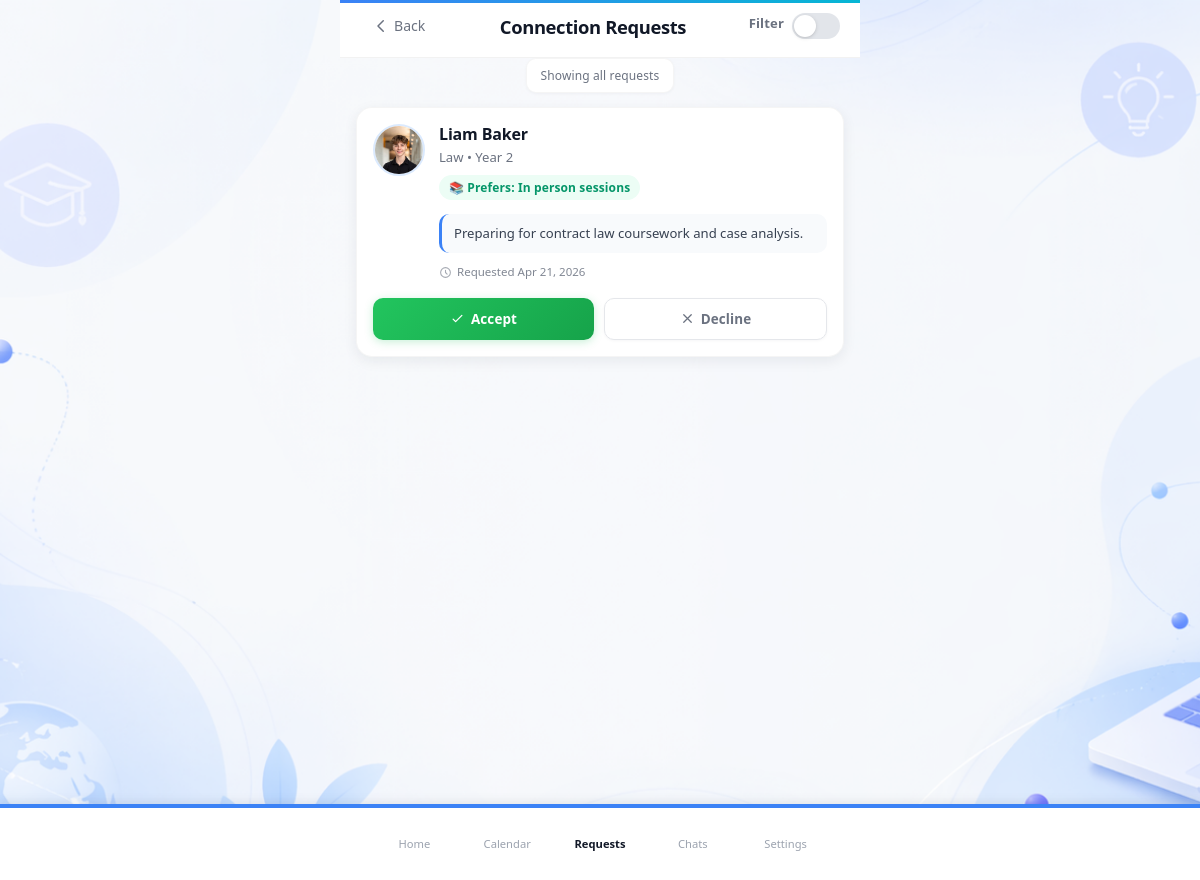
Page /pages/requests.php (signed in) on the committed database.
### tables this page shows
CREATE TABLE `mentor_requests` (
  `id` int(11) NOT NULL,
  `student_id` int(11) NOT NULL,
  `mentor_id` int(11) NOT NULL,
  `status` enum('pending','accepted','rejected','cancelled') DEFAULT 'pending',
  `requested_at` timestamp NOT NULL DEFAULT current_timestamp(),
  `responded_at` timestamp NULL DEFAULT NULL
);

CREATE TABLE `users` (
  `id` int(11) NOT NULL,
  `first_name` varchar(100) NOT NULL,
  `last_name` varchar(100) NOT NULL,
  `phone` varchar(20) DEFAULT NULL,
  `email` varchar(150) NOT NULL,
  `password` varchar(255) NOT NULL,
  `role` enum('student','mentor','admin') NOT NULL,
  `created_at` timestamp NOT NULL DEFAULT current_timestamp(),
  `profile_picture` varchar(255) DEFAULT NULL,
  `oauth_provider` varchar(20) DEFAULT NULL,
  `oauth_id` varchar(255) DEFAULT NULL
);

CREATE TABLE `students` (
  `student_id` int(11) NOT NULL,
  `course` varchar(150) NOT NULL,
  `year_of_study` int(11) NOT NULL,
  `learning_preference` enum('Videos','In person sessions','Quizzes') NOT NULL,
  `bio` text DEFAULT NULL,
  `created_at` timestamp NOT NULL DEFAULT current_timestamp(),
  `user_id` int(11) NOT NULL,
  `mentor_id` int(11) DEFAULT NULL
);

### pages/requests.php (the view, shortened to what this page needs)
<?php
require_once '../includes/db.php';
$user_id = $_SESSION['user_id'];
$mentor_id = null;
try {
    $stmt = $pdo->prepare('SELECT mentor_id FROM mentor_profiles WHERE user_id = ?');
    $stmt->execute([$user_id]);
    $mentorRow = $stmt->fetch(PDO::FETCH_ASSOC);
    if ($mentorRow) {
        $mentor_id = $mentorRow['mentor_id'];
    } else {
        header('Location: dashboard.php');
        exit;
    }
} catch (PDOException $e) {
    header('Location: dashboard.php');
    exit;
}
$requests = [];
try {
    $sql = "
        SELECT
            mr.id,
            mr.student_id,
            mr.requested_at,
            s.course,
            s.year_of_study,
            s.learning_preference,
            s.bio,
            u.first_name,
            u.last_name,
            u.profile_picture
        FROM mentor_requests mr
        JOIN students s ON mr.student_id = s.student_id
        JOIN users u ON s.user_id = u.id
        WHERE mr.mentor_id = ? AND mr.status = 'pending'
        ORDER BY mr.requested_at DESC
    ";
    $stmt = $pdo->prepare($sql);
    $stmt->execute([$mentor_id]);
    $requests = $stmt->fetchAll(PDO::FETCH_ASSOC);
} catch (PDOException $e) {
    $requests = [];
}
?>
<!DOCTYPE html>
<html lang="en">
<head>
    <link rel="stylesheet" href="../assets/css/styles.css">
    <link rel="stylesheet" href="../assets/css/requests.css">
</head>
<body>
    <main class="container">
        <div class="page-header">
            <div class="header-row">
                <a href="dashboard.php" class="back-btn">
                    <svg width="18" height="18" fill="none" stroke="currentColor" viewBox="0 0 24 24"><path stroke-linecap="round" stroke-linejoin="round" stroke-width="2" d="M15 19l-7-7 7-7"/></svg>
                    Back
                </a>
                <h1 class="page-title">Connection Requests</h1>
                <div class="filter-toggle-wrapper">
                    <label class="filter-label">Filter</label>
                    <button id="filterBtn" class="filter-toggle" title="Toggle filter by subject">
                        <span class="toggle-track"></span>
                        <span class="toggle-thumb"></span>
                    </button>
                </div>
            </div>
        </div>
        <div id="filterStatus" class="filter-status">Showing all requests</div>
        <div class="requests-container">
        <?php if (count($requests) > 0): ?>
            <div class="requests-list">
                <?php foreach ($requests as $request): ?>
                    <div class="request-card" data-request-id="<?php echo $request['id']; ?>" data-course="<?php echo htmlspecialchars(strtolower(trim($request['course']))); ?>">
                        <div class="card-content">
                            <div class="student-info">
                                <?php if (!empty($request['profile_picture'])): ?>
                                    <img src="../<?php echo htmlspecialchars($request['profile_picture']); ?>"
                                         alt="<?php echo htmlspecialchars($request['first_name'] . ' ' . $request['last_name']); ?>"
                                         class="avatar">
                                <?php endif; ?>
                                <div class="student-details">
                                    <h3 class="student-name">
                                        <?php echo htmlspecialchars($request['first_name'] . ' ' . $request['last_name']); ?>
                                    </h3>
                                    <p class="student-meta">
                                        <?php echo htmlspecialchars($request['course']); ?> • Year <?php echo htmlspecialchars($request['year_of_study']); ?>
                                    </p>
                                    <?php if (!empty($request['learning_preference'])): ?>
                                    <p class="student-preference">
                                        📚 Prefers: <?php echo htmlspecialchars($request['learning_preference']); ?>
                                    </p>
                                    <?php endif; ?>
                                    <p class="student-bio">
                                        <?php echo !empty($request['bio']) ? htmlspecialchars($request['bio']) : 'No bio provided'; ?>
                                    </p>
                                    <div class="request-time">
                                        <svg class="clock-icon" fill="none" stroke="currentColor" viewBox="0 0 24 24">
                                            <path stroke-linecap="round" stroke-linejoin="round" stroke-width="2" d="M12 8v4l3 3m6-3a9 9 0 11-18 0 9 9 0 0118 0z"></path>
                                        </svg>
                                        <span>Requested <?php echo date('M j, Y', strtotime($request['requested_at'])); ?></span>
                                    </div>
                                </div>
                            </div>
                        </div>
                        <div class="action-buttons">
                            <button class="btn btn-accept" onclick="handleRequest(<?php echo $request['id']; ?>, 'accept', this)">
                                <svg class="btn-icon" fill="none" stroke="currentColor" viewBox="0 0 24 24">
                                    <path stroke-linecap="round" stroke-linejoin="round" stroke-width="2" d="M5 13l4 4L19 7"></path>
                                </svg>
                                Accept
                            </button>
                            <button class="btn btn-decline" onclick="handleRequest(<?php echo $request['id']; ?>, 'decline', this)">
                                <svg class="btn-icon" fill="none" stroke="currentColor" viewBox="0 0 24 24">
                                    <path stroke-linecap="round" stroke-linejoin="round" stroke-width="2" d="M6 18L18 6M6 6l12 12"></path>
                                </svg>
                                Decline
                            </button>
                        </div>
                    </div>
                <?php endforeach; ?>
            </div>
        <?php endif; ?>
        </div>
    </main>
    <?php include '../includes/nav.php'; ?>
</body>
</html>

### assets/css/styles.css (style rules this page uses)
:root { --accent: #3b82f6; --accent-dark: #2563eb; --accent-light: #dbeafe; --cyan: #06b6d4; --cyan-light: #cffafe; --muted: #6b7280; --bg: #f8fafc; --card: #ffffff; --text: #111827; --text-light: #374151; }
*, *::before, *::after { box-sizing: border-box; margin: 0; padding: 0; }
html { -webkit-text-size-adjust: 100%; }
body { font-family: system-ui, -apple-system, 'Segoe UI', Roboto, 'Helvetica Neue', Arial, sans-serif; background: var(--bg) url('../images/Mentor%20match%20background.png') no-repeat center top / cover fixed; color: var(--text); line-height: 1.6; min-height: 100vh; }
label { font-size: 0.85rem; color: var(--text-light); display: block; margin-bottom: 6px; font-weight: 500; }
.btn { width: 100%; padding: 12px; border-radius: 10px; border: 0; background: var(--accent); color: #fff; font-weight: 700; font-size: 0.95rem; cursor: pointer; transition: all 0.2s ease; font-family: inherit; }
.container { min-height: 100vh; display: flex; align-items: center; justify-content: center; padding: 24px 20px; }

### includes/nav.php (style rules this page uses)
body { padding-bottom: 80px; }

### rows in the picture
mentor_requests: users.profile_picture (picture), users.first_name+last_name "Liam Baker", student.course "Law", student.year_of_study "2", student.learning_preference "In person sessions", student.bio "Preparing for contract law coursework and case analysis.", requested_at "Apr 21, 2026"

### other values in the picture
$item['label'] "Home"
$item['label'] "Calendar"
$item['label'] "Requests"
$item['label'] "Chats"
$item['label'] "Settings"
